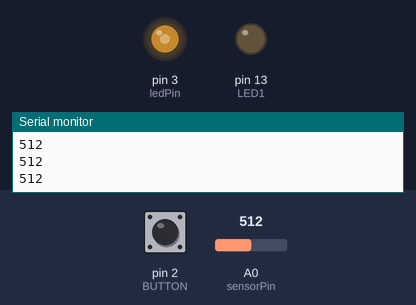
Recording of a sketch running on a simulated Arduino Uno, built with avr-gcc and run on an emulated ATmega328P. Shown: output pins drawn as LEDs (lit = HIGH), the last lines printed to the serial monitor. The test bench sets the inputs (shaded band); at power-on: A0 (sensorPin) = 512, pin 2 (BUTTON) LOW.

Above: at 1.2 s.
1.3 s: A0 (sensorPin) set to 716
At 2.5 s:
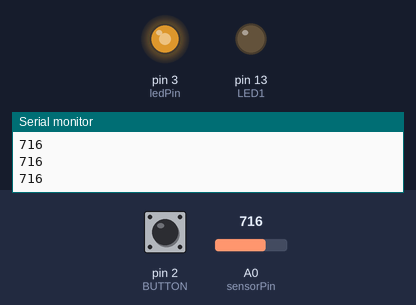
2.8 s: pin 2 (BUTTON) pulled HIGH for 0.15 s
At 2.91 s:
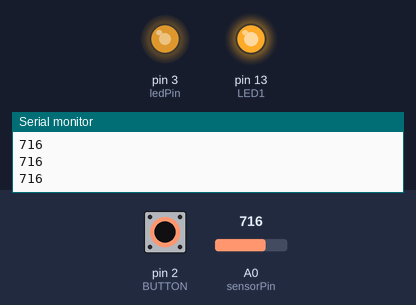
4.5 s: A0 (sensorPin) set to 900
At 5.5 s:
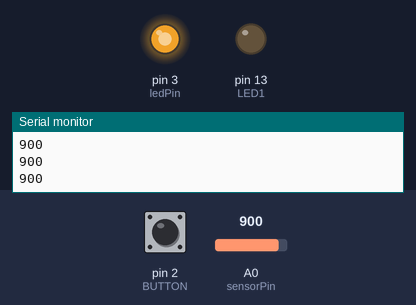
6.0 s: pin 2 (BUTTON) pulled HIGH for 1 s
At 6.8 s:
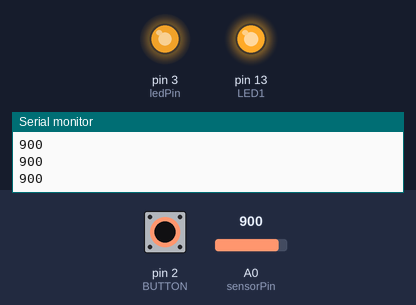
8.5 s: A0 (sensorPin) set to 122
At 9.1 s:
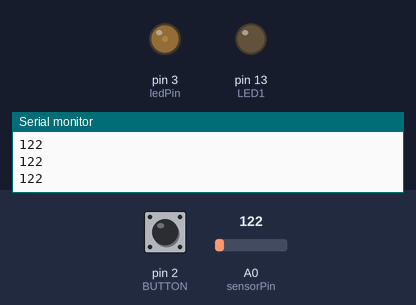
10.0 s: pin 2 (BUTTON) pulled HIGH for 0.15 s
At 10.13 s:
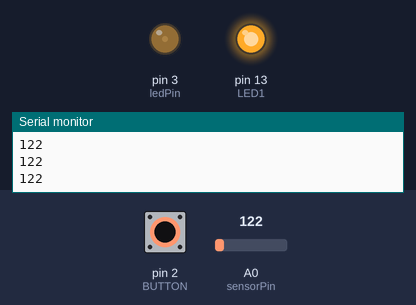
Timing chart, 0 to 12.7 s (numbered marks = the images above; inputs shaded):
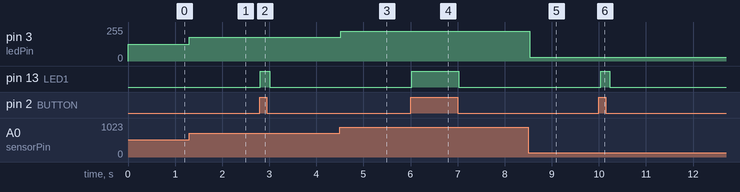

The sketch:

button_analog.ino
```cpp
//turn on LED while button is pressed
const int LED1 = 13; //button LED
const int ledPin = 3; //sensor LED
const int sensorPin = A0;
const int BUTTON =2; //input pin
int val=0; //val will be used to store the state
int value;

void setup() {
  pinMode(LED1, OUTPUT);
  pinMode(ledPin, OUTPUT);  //Set pin 3 as output
  Serial.begin(9600);
  }

void loop() {
val=digitalRead(BUTTON); //read input value and store it
//check whether the input is HIGH (pressed)
if (val== HIGH){
digitalWrite(LED1,HIGH);
}else{
  digitalWrite(LED1,LOW);
  }

  value = analogRead(sensorPin);       //Read and save analog value from sensor
  Serial.println(value);               //Print value
  value = map(value, 0, 1023, 0, 255); //Map value 0-1023 to 0-255 (PWM)
  analogWrite(ledPin, value);          //Use value to control LED
  delay(100);
}
```

Measured:
- after the input at 1.3 s, pin 3 (ledPin): 127/255 → 178/255 at once
- after the input at 2.8 s, pin 13 (LED1): LOW → HIGH at once, → LOW 0.20 s later
- after the input at 4.5 s, pin 3 (ledPin): 178/255 → 224/255 at once
- after the input at 6.0 s, pin 13 (LED1): LOW → HIGH at once, → LOW 1.0 s later
- after the input at 8.5 s, pin 3 (ledPin): 224/255 → 30/255 at once
- after the input at 10.0 s, pin 13 (LED1): LOW → HIGH at once, → LOW 0.20 s later
